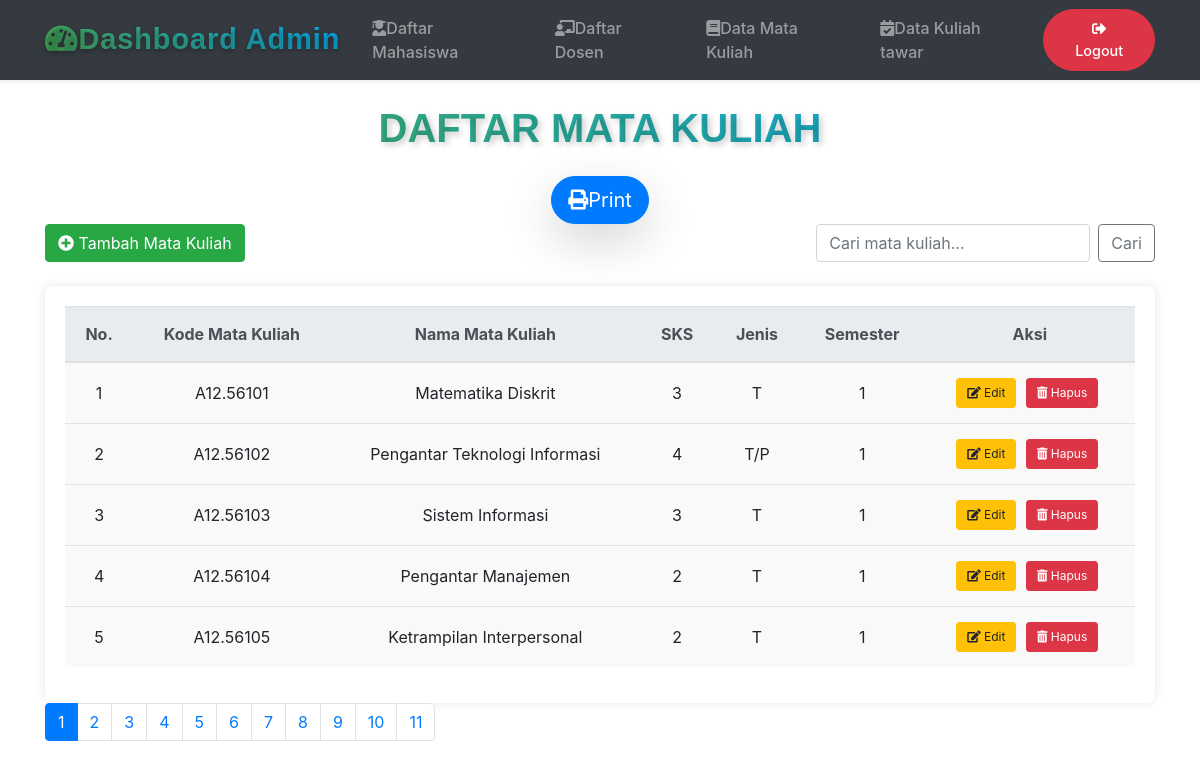
The app's page /dashboard_matkul_06959_fais.php with its own data.
### tables this page shows
CREATE TABLE `matkul` (
  `id` int(11) NOT NULL AUTO_INCREMENT,
  `kodematkul` char(10) DEFAULT NULL,
  `namamatkul` varchar(50) DEFAULT NULL,
  `sks` int(2) DEFAULT NULL,
  `jns` char(3) DEFAULT NULL,
  `smt` varchar(10) DEFAULT NULL,
  PRIMARY KEY (`id`)
);

### dashboard_matkul_06959_fais.php (the view, shortened to what this page needs)
<?php
$limit = 5;
$page = isset($_GET['page']) ? (int)$_GET['page'] : 1;
$start = ($page > 1) ? ($page * $limit) - $limit : 0;
$result_total = mysqli_query($koneksi, "SELECT COUNT(*) AS total FROM matkul");
$total_data = mysqli_fetch_assoc($result_total)['total'];
$total_pages = ceil($total_data / $limit);
$result = mysqli_query($koneksi, "SELECT * FROM matkul LIMIT $start, $limit");
?>
<!DOCTYPE html>
<html lang="en">
<head>
    <link rel="stylesheet" href="https://stackpath.bootstrapcdn.com/bootstrap/4.5.2/css/bootstrap.min.css">
    <link rel="stylesheet" href="https://use.fontawesome.com/releases/v5.7.0/css/all.css" />
</head>
<body>
<nav class="navbar navbar-expand-lg navbar-dark bg-dark shadow-sm">
    <div class="container">
        <a class="navbar-brand text-gradient" href="#">
            <i class="fas fa-tachometer-alt me-2"></i>Dashboard Admin
        </a>
        <div class="collapse navbar-collapse" id="navbarNav">
            <ul class="navbar-nav ms-auto align-items-center">
                <li class="nav-item">
                    <a class="nav-link px-3" href="dashboard_mahasiswa_06959_fais.php">
                        <i class="fas fa-user-graduate me-2"></i>Daftar Mahasiswa
                    </a>
                </li>
                <li class="nav-item">
                    <a class="nav-link px-3" href="dashboard_dosen_06959_fais.php">
                        <i class="fas fa-chalkboard-teacher me-2"></i>Daftar Dosen
                    </a>
                </li>
                <li class="nav-item">
                    <a class="nav-link px-3" href="dashboard_matkul_06959_fais.php">
                        <i class="fas fa-book me-2"></i>Data Mata Kuliah
                    </a>
                </li>
                <li class="nav-item">
                    <a class="nav-link px-3" href="dashboard_kultawar_06959_fais.php">
                        <i class="fas fa-calendar-check me-2"></i>Data Kuliah tawar
                    </a>
                </li>
                <li class="nav-item ms-lg-3">
                    <a class="btn btn-danger nav-link text-white rounded-pill px-4" href="index.php">
                        <i class="fas fa-sign-out-alt me-2"></i>Logout
                    </a>
                </li>
            </ul>
        </div>
    </div>
</nav>
<div class="container">
    <h2 class="text-center my-4 custom-heading">Daftar Mata Kuliah</h2>
    <div class="text-center"><a class="btn btn-primary btn-lg shadow-lg rounded-pill text-white" href="printmatkul_06959_fais.php"><i class="fas fa-print me-2"></i>Print</a></div>
    <div class="d-flex justify-content-between mb-4">
        <a href="tambah_matkul_06959_fais.php" class="btn btn-success"><i class="fas fa-plus-circle"></i> Tambah Mata Kuliah</a>
        <form class="form-inline" role="search">
            <input class="form-control mr-2" type="search" id="searchInput" placeholder="Cari mata kuliah..." aria-label="Search">
            <button class="btn btn-outline-secondary" type="submit">Cari</button>
        </form>
    </div>
    <div class="table-container">
        <table class="table table-hover">
            <thead class="thead-light">
                <tr>
                    <th>No.</th>
                    <th>Kode Mata Kuliah</th>
                    <th>Nama Mata Kuliah</th>
                    <th>SKS</th>
                    <th>Jenis</th>
                    <th>Semester</th>
                    <th>Aksi</th>
                </tr>
            </thead>
            <tbody>
                <?php if (mysqli_num_rows($result) > 0): ?>
                    <?php while($row = mysqli_fetch_assoc($result)): ?>
                        <tr class="data-container">
                            <td><?= $row['id']; ?></td>
                            <td><?= $row['kodematkul']; ?></td>
                            <td><?= $row['namamatkul']; ?></td>
                            <td><?= $row['sks']; ?></td>
                            <td><?= $row['jns']; ?></td>
                            <td><?= $row['smt']; ?></td>
                            <td class="action-links">
                                <a href="editmatkul_06959_fais.php?id=<?= $row['id']; ?>" class="btn btn-warning btn-sm"><i class="fas fa-edit"></i> Edit</a>
                                <a href="hapusmatkul_06959_fais.php?id=<?= $row['id']; ?>" class="btn btn-danger btn-sm" onclick="return confirm('Yakin ingin menghapus?');"><i class="fas fa-trash-alt"></i> Hapus</a>
                            </td>
                        </tr>
                    <?php endwhile; ?>
                <?php else: ?>
                    <tr><td colspan="6" class="text-center">Data tidak ada</td></tr>
                <?php endif; ?>
            </tbody>
        </table>
    </div>
    <nav>
        <ul class="pagination">
            <?php for ($i = 1; $i <= $total_pages; $i++): ?>
                <li class="page-item <?= ($i == $page) ? 'active' : ''; ?>">
                    <a class="page-link" href="?page=<?= $i; ?>"><?= $i; ?></a>
                </li>
            <?php endfor; ?>
        </ul>
    </nav>
</div>
</body>
</html>

### dashboard_matkul_06959_fais.php (style rules this page uses)
body { background-image: url('inigambar.jpg'); background-size: cover; background-attachment: fixed; }
.table-container { background-color: #fff; padding: 20px; border-radius: 8px; box-shadow: 0 0 10px rgba(0, 0, 0, 0.1); margin-top: 20px; overflow-x: auto; }
.pagination { justify-content: flex-start; }
.table th, .table td { vertical-align: middle; padding: 15px; }
.table td, .table th { text-align: center; }
.action-links a { margin-right: 5px; font-size: 12px; padding: 5px 10px; }
.data-container { background-color: #f9f9f9; }
.navbar { background-color: #343a40; }
.navbar-brand { font-family: 'Poppins', sans-serif; font-size: 1.8rem; font-weight: bold; letter-spacing: 1px; background: linear-gradient(45deg, #4caf50, #03a9f4); -webkit-background-clip: text; -webkit-text-fill-color: transparent; }
.custom-heading { font-family: 'Poppins', sans-serif; font-size: 2.5rem; font-weight: 700; text-transform: uppercase; color: transparent; background: linear-gradient(45deg, #4caf50, #03a9f4); -webkit-background-clip: text; text-shadow: 3px 3px 6px rgba(0, 0, 0, 0.2); }
.table { table-layout: auto; width: 100%; }
.navbar { background-color: #343a40; transition: all 0.3s ease-in-out; }
.navbar-brand { font-family: 'Poppins', sans-serif; font-size: 1.8rem; font-weight: bold; letter-spacing: 1px; text-shadow: 0 2px 5px rgba(0, 0, 0, 0.3); transition: transform 0.3s ease; }
.text-gradient { background: linear-gradient(45deg, #4caf50, #03a9f4); -webkit-background-clip: text; -webkit-text-fill-color: transparent; }
.nav-link { font-weight: 500; transition: color 0.3s, background-color 0.3s; }
.btn-danger.nav-link { font-size: 0.9rem; font-weight: 500; padding: 0.5rem 1rem; }
@media (min-width: 992px) { .ms-lg-3 { margin-left: auto !important; } }

### records on screen
matkul: id "1", kodematkul "A12.56101", namamatkul "Matematika Diskrit", sks "3", jns "T", smt "1"
matkul: id "2", kodematkul "A12.56102", namamatkul "Pengantar Teknologi Informasi", sks "4", jns "T/P", smt "1"
matkul: id "3", kodematkul "A12.56103", namamatkul "Sistem Informasi", sks "3", jns "T", smt "1"
matkul: id "4", kodematkul "A12.56104", namamatkul "Pengantar Manajemen", sks "2", jns "T", smt "1"
matkul: id "5", kodematkul "A12.56105", namamatkul "Ketrampilan Interpersonal", sks "2", jns "T", smt "1"
